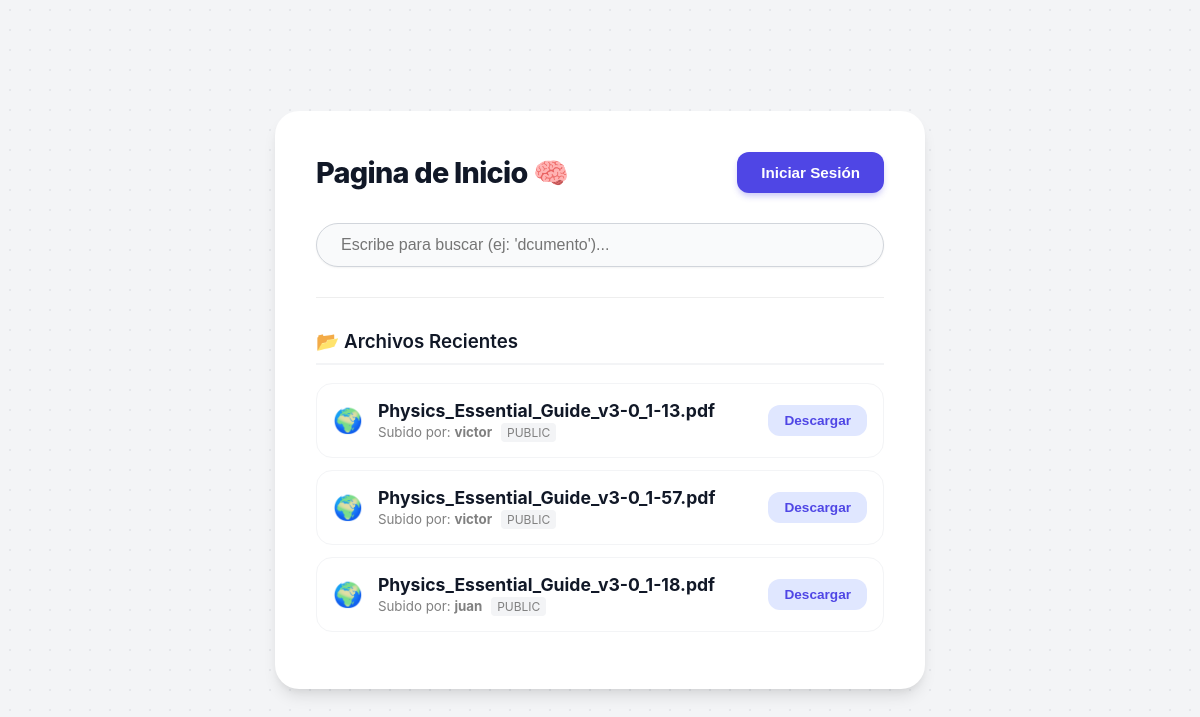
The page / on the database its author committed.
### app.py (models this page shows)
class File(db.Model):
    id = db.Column(db.Integer, primary_key=True)
    filename = db.Column(db.String(300))
    user_id = db.Column(db.Integer, db.ForeignKey('user.id'))
    visibility = db.Column(db.String(50), default='private')

class User(UserMixin, db.Model):
    id = db.Column(db.Integer, primary_key=True)
    username = db.Column(db.String(150), unique=True, nullable=False)
    email = db.Column(db.String(150), unique=True, nullable=False)
    password = db.Column(db.String(150), nullable=False)
    role = db.Column(db.String(50), nullable=False, default='administrativo')
    files = db.relationship('File', backref='owner', lazy=True, cascade="all, delete-orphan")

### app.py (the view)
@app.route('/')
def home():
    files = get_allowed_files(current_user)
    return render_template('home.html', files=files)

### app.py (called while the page is built)
def get_allowed_files(user):
    if user.is_authenticated and user.role == 'superadmin':
        return File.query.all()
    filters = [File.visibility == 'public'] # Todos ven lo público
    if user.is_authenticated:
        filters.append(File.owner == user)
        if user.role in ['medico', 'tecnico']:
            filters.append(File.visibility == 'salud')
        elif user.role == 'administrativo':
            filters.append(File.visibility == 'admin')
    return File.query.filter(db.or_(*filters)).all()

### templates/home.html (shortened to what this page needs)
<!DOCTYPE html>
<html lang="es">
<head>
    <link rel="stylesheet" href="{{ url_for('static', filename='style.css') }}">
</head>
<body>
    <div class="container">
        <div style="display: flex; justify-content: space-between; align-items: center; margin-bottom: 30px;">
            <h1 style="margin: 0; font-size: 1.8rem;">Pagina de Inicio 🧠</h1>
            <div style="display: flex; gap: 10px; align-items: center;">
                {% if current_user.is_authenticated %}
                    <div style="text-align: right; margin-right: 10px;">
                        <span style="display: block; font-weight: bold;">Hola, {{ current_user.username }} 👋</span>
                        <small style="color: #666;">{{ current_user.role|upper }}</small>
                    </div>
                    <a href="/dashboard" style="text-decoration: none;">
                        <button class="btn-primary" style="padding: 8px 15px; font-size: 0.9rem;">Ir a mi Panel 🚀</button>
                    </a>
                {% else %}
                    <a href="/login" style="text-decoration: none;">
                        <button class="btn-primary" style="width: auto;">Iniciar Sesión</button>
                    </a>
                {% endif %}
            </div>
        </div>
        <div class="search-container">
            <input type="text" id="searchInput" class="search-input" placeholder="Escribe para buscar (ej: 'dcumento')..." autocomplete="off">
        </div>
        <hr style="border: 0; border-top: 1px solid #eee; margin-bottom: 20px;">
        <h3>📂 Archivos Recientes</h3>
        <ul>
            {% for file in files %}
                <li>
                    <div style="display: flex; align-items: center; gap: 15px;">
                        <span style="font-size: 1.5rem;" title="{{ file.visibility }}">
                            {% if file.visibility == 'public' %} 🌍
                            {% elif file.visibility == 'salud' %} 🏥
                            {% elif file.visibility == 'admin' %} 📋
                            {% else %} 🔒
                            {% endif %}
                        </span>
                        <div>
                            <strong style="font-size: 1.1rem;">{{ file.filename }}</strong>
                            <br>
                            <small style="color: grey;">
                                Subido por: <b>{{ file.owner.username }}</b>
                                <span style="background: #f3f4f6; padding: 2px 6px; border-radius: 4px; margin-left: 5px; font-size: 0.75rem;">
                                    {{ file.visibility|upper }}
                                </span>
                            </small>
                        </div>
                    </div>
                    <a href="{{ url_for('download', file_id=file.id) }}">
                        <button class="btn-download">Descargar</button>
                    </a>
                </li>
            {% else %}
                <p style="text-align: center; color: #777; padding: 20px;">
                    No hay archivos disponibles para tu perfil.
                </p>
            {% endfor %}
        </ul>
    </div>
</body>
</html>

### static/style.css (style rules this page uses)
:root { --primary-color: #4f46e5; --primary-hover: #4338ca; --bg-color: #f3f4f6; --card-bg: #ffffff; --text-main: #111827; --text-muted: #6b7280; --danger: #ef4444; --success: #10b981; --warning: #f59e0b; --shadow-sm: 0 1px 2px 0 rgba(0, 0, 0, 0.05); --shadow-md: 0 4px 6px -1px rgba(0, 0, 0, 0.1), 0 2px 4px -1px rgba(0, 0, 0, 0.06); --shadow-lg: 0 10px 15px -3px rgba(0, 0, 0, 0.1), 0 4px 6px -2px rgba(0, 0, 0, 0.05); }
* { box-sizing: border-box; }
body { font-family: 'Inter', 'Segoe UI', system-ui, -apple-system, sans-serif; background-color: var(--bg-color); background-image: radial-gradient(#e5e7eb 1px, transparent 1px); background-size: 20px 20px; margin: 0; display: flex; justify-content: center; align-items: center; min-height: 100vh; color: var(--text-main); padding: 20px; }
.container { background-color: var(--card-bg); width: 100%; max-width: 650px; padding: 2.5rem; border-radius: 1.5rem; box-shadow: var(--shadow-lg); border: 1px solid rgba(255, 255, 255, 0.5); }
h1, h2 { font-weight: 800; color: var(--text-main); text-align: center; margin-bottom: 0.5rem; letter-spacing: -0.025em; }
h3 { font-weight: 600; margin-top: 2rem; color: var(--text-main); border-bottom: 2px solid var(--bg-color); padding-bottom: 10px; }
a { text-decoration: none; color: inherit; }
input[type="text"], input[type="password"], input[type="email"], input[type="file"] { width: 100%; padding: 0.75rem 1rem; border: 1px solid #d1d5db; border-radius: 0.75rem; font-size: 1rem; transition: all 0.2s; background-color: #f9fafb; }
.search-container { position: relative; margin-bottom: 2rem; }
.search-input { border-radius: 50px !important; padding-left: 1.5rem !important; border: 1px solid #d1d5db; box-shadow: var(--shadow-sm); }
button { padding: 0.75rem 1.5rem; border: none; border-radius: 0.75rem; font-weight: 600; font-size: 0.95rem; cursor: pointer; transition: all 0.2s ease; display: inline-flex; align-items: center; justify-content: center; gap: 0.5rem; }
.btn-primary { background-color: var(--primary-color); color: white; width: 100%; box-shadow: 0 4px 6px -1px rgba(79, 70, 229, 0.3); }
.btn-download { background-color: #e0e7ff; color: var(--primary-color); padding: 0.5rem 1rem; font-size: 0.85rem; }
ul { list-style: none; padding: 0; }
li { background: white; border: 1px solid #f3f4f6; margin-bottom: 0.75rem; padding: 1rem; border-radius: 1rem; display: flex; justify-content: space-between; align-items: center; transition: transform 0.2s, box-shadow 0.2s; }

### templates/home.html (style rules this page uses)
.search-container { position: relative; max-width: 600px; margin: 0 auto 30px auto; }

### rows shown on the page
File: filename "Physics_Essential_Guide_v3-0_1-13.pdf", owner.username "victor", visibility "PUBLIC"
File: filename "Physics_Essential_Guide_v3-0_1-57.pdf", owner.username "victor", visibility "PUBLIC"
File: filename "Physics_Essential_Guide_v3-0_1-18.pdf", owner.username "juan", visibility "PUBLIC"
